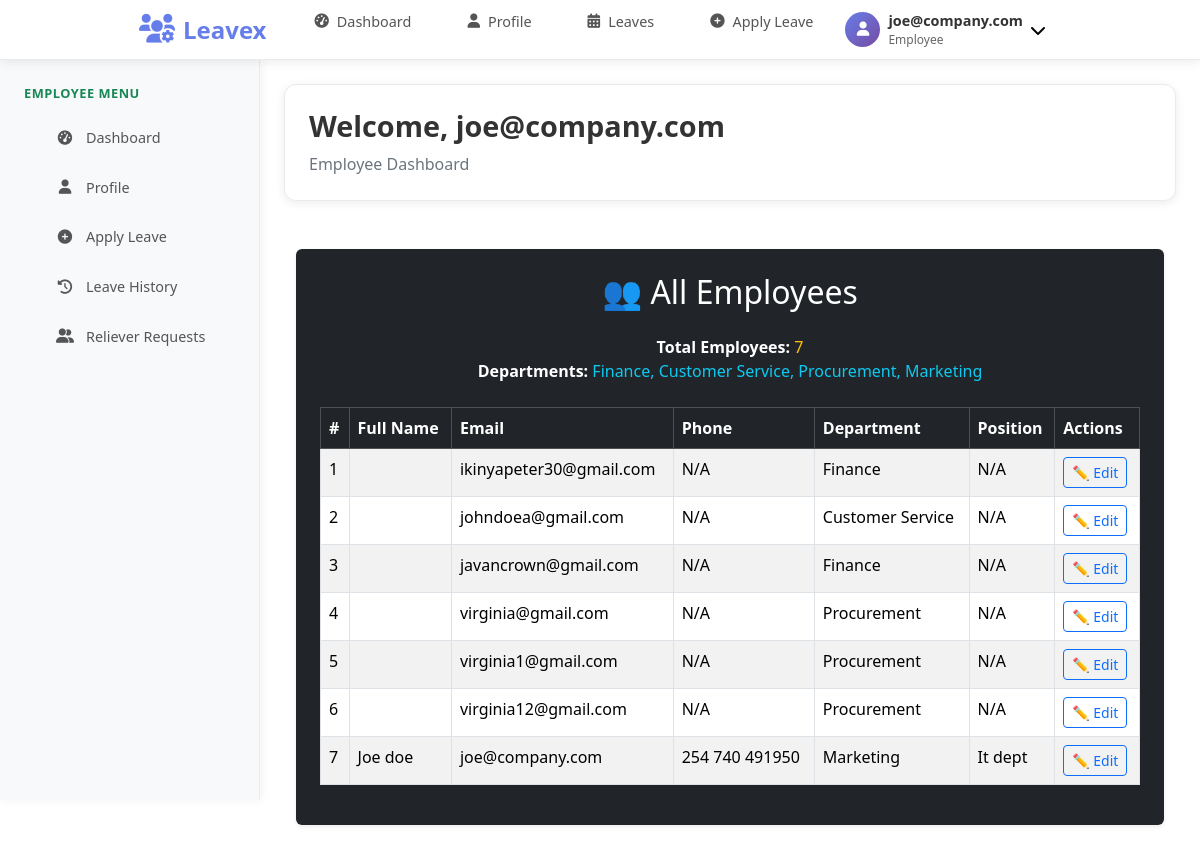
The page /employees/ (signed in) on the database its author committed.
### Application/models.py (models this page shows, shortened)
class User(AbstractUser):
    ROLE_CHOICES = [
        ('admin', 'Admin'),
        ('employee', 'Employee'),
        ('hod', 'Hod'),
    ]
    email = models.EmailField(unique=True)
    role = models.CharField(max_length=20, choices=ROLE_CHOICES)
    full_name = models.CharField(max_length=100)
    phone_number = models.CharField(max_length=15, blank=True, null=True)
    date_joined = models.DateTimeField(default=timezone.now)
    is_active = models.BooleanField(default=True)
    department = models.CharField(max_length=100, blank=True, null=True)
    employee_id = models.CharField(max_length=20, unique=True, blank=True, null=True)
    hire_date = models.DateField(blank=True, null=True)
    position = models.CharField(max_length=100, blank=True, null=True)
    salary = models.DecimalField(max_digits=10, decimal_places=2, blank=True, null=True)
    manager = models.ForeignKey('self', on_delete=models.SET_NULL, blank=True, null=True)
    USERNAME_FIELD = 'email'
    REQUIRED_FIELDS = ['username', 'role', 'full_name']

### Application/views.py (the view)
# urls.py: path('employees/', views.employee_list, name='employee_list'),
@login_required
def employee_list(request):
    employees = User.objects.filter(role='employee')
    departments = employees.values_list('department', flat=True).distinct()
    context = {
        'employees': employees,
        'total_employees': employees.count(),
        'departments': departments,
    }
    return render(request, 'Application/employees.html', context)

### Application/templates/Application/employees.html (shortened to what this page needs)
{% extends "Application/base.html" %}
{% block content %}
<div class="container mt-5">
  <div class="bg-dark text-white p-4 rounded shadow-sm">
    <h2 class="mb-4 text-center">👥 All Employees</h2>
    <div class="mb-4 text-center">
      <strong>Total Employees:</strong> <span class="text-warning">{{ total_employees|default:"0" }}</span><br>
      <strong>Departments:</strong>
      {% if departments %}
        <span class="text-info">{{ departments|join:", " }}</span>
      {% else %}
        <span class="text-muted">N/A</span>
      {% endif %}
    </div>
    <div class="table-responsive">
      <table class="table table-striped table-bordered table-hover bg-white text-dark">
        <thead class="table-dark">
          <tr>
            <th scope="col">#</th>
            <th scope="col">Full Name</th>
            <th scope="col">Email</th>
            <th scope="col">Phone</th>
            <th scope="col">Department</th>
            <th scope="col">Position</th>
            <th scope="col">Actions</th>
          </tr>
        </thead>
        <tbody>
          {% for emp in employees %}
          <tr>
            <td>{{ forloop.counter }}</td>
            <td>{{ emp.full_name }}</td>
            <td>{{ emp.email }}</td>
            <td>{{ emp.phone_number|default:"N/A" }}</td>
            <td>{{ emp.department|default:"N/A" }}</td>
            <td>{{ emp.position|default:"N/A" }}</td>
            <td>
              <a href="{% url 'edit_employee' emp.id %}" class="btn btn-sm btn-outline-primary">
                ✏️ Edit
              </a>
            </td>
          </tr>
          {% empty %}
          <tr>
            <td colspan="7" class="text-center text-muted">No employees found.</td>
          </tr>
          {% endfor %}
        </tbody>
      </table>
    </div>
  </div>
</div>
{% endblock %}

### Application/templates/Application/base.html (shortened to what this page needs)
<!DOCTYPE html>
<html lang="en">
<head>
    <link href="https://cdn.jsdelivr.net/npm/bootstrap@5.3.3/dist/css/bootstrap.min.css" rel="stylesheet">
    <link href="https://cdnjs.cloudflare.com/ajax/libs/font-awesome/6.0.0/css/all.min.css" rel="stylesheet">
</head>
<body class="role-{% if user.is_authenticated %}{{ user.role }}{% else %}guest{% endif %}">
    <nav class="navbar">
        <div class="nav-container">
            <a href="#" class="logo">
                <i class="fas fa-users-cog"></i>
                Leavex
            </a>
            {% if user.is_authenticated and user.role == 'employee' %}
            <ul class="nav-links" id="navLinks">
                <li><a href="{% url 'dashboard' %}"><i class="fas fa-tachometer-alt"></i> Dashboard</a></li>
                <li><a href="{% url 'profile' %}"><i class="fas fa-user"></i> Profile</a></li>
                <li><a href="{% url 'reliever_requests' %}"><i class="fas fa-calendar-alt"></i> Leaves</a></li>
                <li><a href="{% url 'apply_leave' %}"><i class="fas fa-plus-circle"></i> Apply Leave</a></li>
            </ul>
            {% endif %}
            <div class="profile-section">
                {% if user.is_authenticated %}
                <div class="profile-dropdown">
                    <button class="profile-btn">
                        <div class="profile-avatar">
                            <i class="fas fa-user"></i>
                        </div>
                        <div class="profile-info">
                            <div class="profile-name">{{ user.first_name|default:user.username }}</div>
                            <div class="profile-role">{{ user.role|capfirst }}</div>
                        </div>
                        <i class="fas fa-chevron-down"></i>
                    </button>
                </div>
                {% else %}
                <div class="login-link">
                    <a href="{% url 'login' %}">Login</a>
                </div>
                {% endif %}
            </div>
        </div>
    </nav>
    <div class="sidebar" id="sidebar">
        {% if user.is_authenticated and user.role == 'employee' %}
        <div class="sidebar-section">
            <div class="sidebar-title">Employee Menu</div>
            <ul class="sidebar-nav">
                <li><a href="{% url 'dashboard' %}"><i class="fas fa-tachometer-alt"></i> Dashboard</a></li>
                <li><a href="{% url 'profile' %}"><i class="fas fa-user"></i> Profile</a></li>
                <li><a href="{% url 'apply_leave' %}"><i class="fas fa-plus-circle"></i> Apply Leave</a></li>
                <li><a href="{% url 'reliever_requests' %}"><i class="fas fa-history"></i> Leave History</a></li>
                <li><a href="{% url 'reliever_requests' %}"><i class="fas fa-user-friends"></i> Reliever Requests</a></li>
            </ul>
        </div>
        {% endif %}
    </div>
    <div class="content-area">
        <div class="welcome-card fade-in">
            <h1>Welcome{% if user.is_authenticated %}, {{ user.first_name|default:user.username }}{% endif %}</h1>
            <p>{% if user.is_authenticated %}{{ user.role|capfirst }} Dashboard{% else %}Please login to access your dashboard{% endif %}</p>
        </div>
        {% block content %}{% endblock %}
    </div>
</body>
</html>

### Application/templates/Application/base.html (style rules this page uses)
* { margin: 0; padding: 0; box-sizing: border-box; }
body { font-family: 'Segoe UI', Tahoma, Geneva, Verdana, sans-serif; background: #ffffff; min-height: 100vh; color: #333; }
h2 { margin-bottom: 20px; }
.navbar { background: #ffffff; box-shadow: 0 2px 10px rgba(0, 0, 0, 0.08); position: fixed; top: 0; left: 0; right: 0; z-index: 1000; height: 60px; border-bottom: 1px solid #e9ecef; }
.nav-container { max-width: 1200px; margin: 0 auto; padding: 0 1.5rem; height: 100%; display: flex; align-items: center; justify-content: space-between; }
.logo { font-size: 1.5rem; font-weight: 700; color: #667eea; text-decoration: none; display: flex; align-items: center; gap: 0.5rem; transition: all 0.3s ease; }
.logo i { font-size: 1.8rem; }
.nav-links { display: flex; list-style: none; gap: 1.5rem; align-items: center; }
.nav-links li a { color: #555; text-decoration: none; font-weight: 500; padding: 0.5rem 1rem; border-radius: 8px; transition: all 0.3s ease; display: flex; align-items: center; gap: 0.5rem; font-size: 0.9rem; }
.profile-section { position: relative; }
.profile-dropdown { position: relative; }
.profile-btn { background: none; border: none; display: flex; align-items: center; gap: 0.5rem; padding: 0.5rem 1rem; border-radius: 8px; cursor: pointer; transition: all 0.3s ease; }
.profile-avatar { width: 35px; height: 35px; border-radius: 50%; background: linear-gradient(135deg, #667eea, #764ba2); display: flex; align-items: center; justify-content: center; color: white; font-weight: bold; font-size: 0.9rem; }
.profile-info { text-align: left; }
.profile-name { font-weight: 600; color: #333; font-size: 0.9rem; }
.profile-role { color: #666; font-size: 0.75rem; }
.sidebar { position: fixed; top: 60px; left: 0; background: #f8f9fa; width: 260px; height: calc(100vh - 60px); box-shadow: 2px 0 10px rgba(0, 0, 0, 0.05); padding: 1.5rem 0; overflow-y: auto; z-index: 999; border-right: 1px solid #e9ecef; }
.sidebar-section { margin-bottom: 1.5rem; }
.sidebar-title { padding: 0 1.5rem; font-size: 0.8rem; color: #6c757d; text-transform: uppercase; letter-spacing: 0.5px; margin-bottom: 0.75rem; font-weight: 600; }
.sidebar-nav { list-style: none; }
.sidebar-nav li { margin-bottom: 0.25rem; }
.sidebar-nav a { display: flex; align-items: center; gap: 0.75rem; padding: 0.75rem 1.5rem; color: #555; text-decoration: none; transition: all 0.3s ease; position: relative; font-size: 0.9rem; }
.sidebar-nav a::before { content: ''; position: absolute; left: 0; top: 0; bottom: 0; width: 3px; background: #667eea; transform: scaleY(0); transition: transform 0.3s ease; }
.sidebar-nav i { width: 18px; text-align: center; font-size: 0.9rem; }
.content-area { margin-left: 260px; margin-top: 60px; padding: 1.5rem; min-height: calc(100vh - 60px); }
.welcome-card { background: #ffffff; border-radius: 12px; padding: 1.5rem; box-shadow: 0 2px 10px rgba(0, 0, 0, 0.08); margin-bottom: 1.5rem; border: 1px solid #e9ecef; }
.welcome-card h1 { color: #333; margin-bottom: 0.5rem; font-size: 1.8rem; font-weight: 600; }
.welcome-card p { color: #6c757d; font-size: 1rem; margin: 0; }
@media (min-width: 769px) { .sidebar { transform: translateX(0); } }
.fade-in { animation: fadeIn 0.5s ease-in; }
.role-employee .sidebar-section:first-child .sidebar-title { color: #198754; }
.role-employee .sidebar-nav a::before { background: #198754; }

### rows shown on the page
User: first_name "joe@company.com", role "Employee", full_name "Joe doe", email "joe@company.com", phone_number "254 740 491950", department "Marketing", position "It dept"
User: email "ikinyapeter30@gmail.com", phone_number "N/A", department "Finance", position "N/A"
User: email "johndoea@gmail.com", phone_number "N/A", department "Customer Service", position "N/A"
User: email "javancrown@gmail.com", phone_number "N/A", department "Finance", position "N/A"
User: email "virginia@gmail.com", phone_number "N/A", department "Procurement", position "N/A"
User: email "virginia1@gmail.com", phone_number "N/A", department "Procurement", position "N/A"
User: email "virginia12@gmail.com", phone_number "N/A", department "Procurement", position "N/A"

### other values the page prints
{{ total_employees|default:"0" }} "7"
{{ departments|join:", " }} "Finance, Customer Service, Procurement, Marketing"
